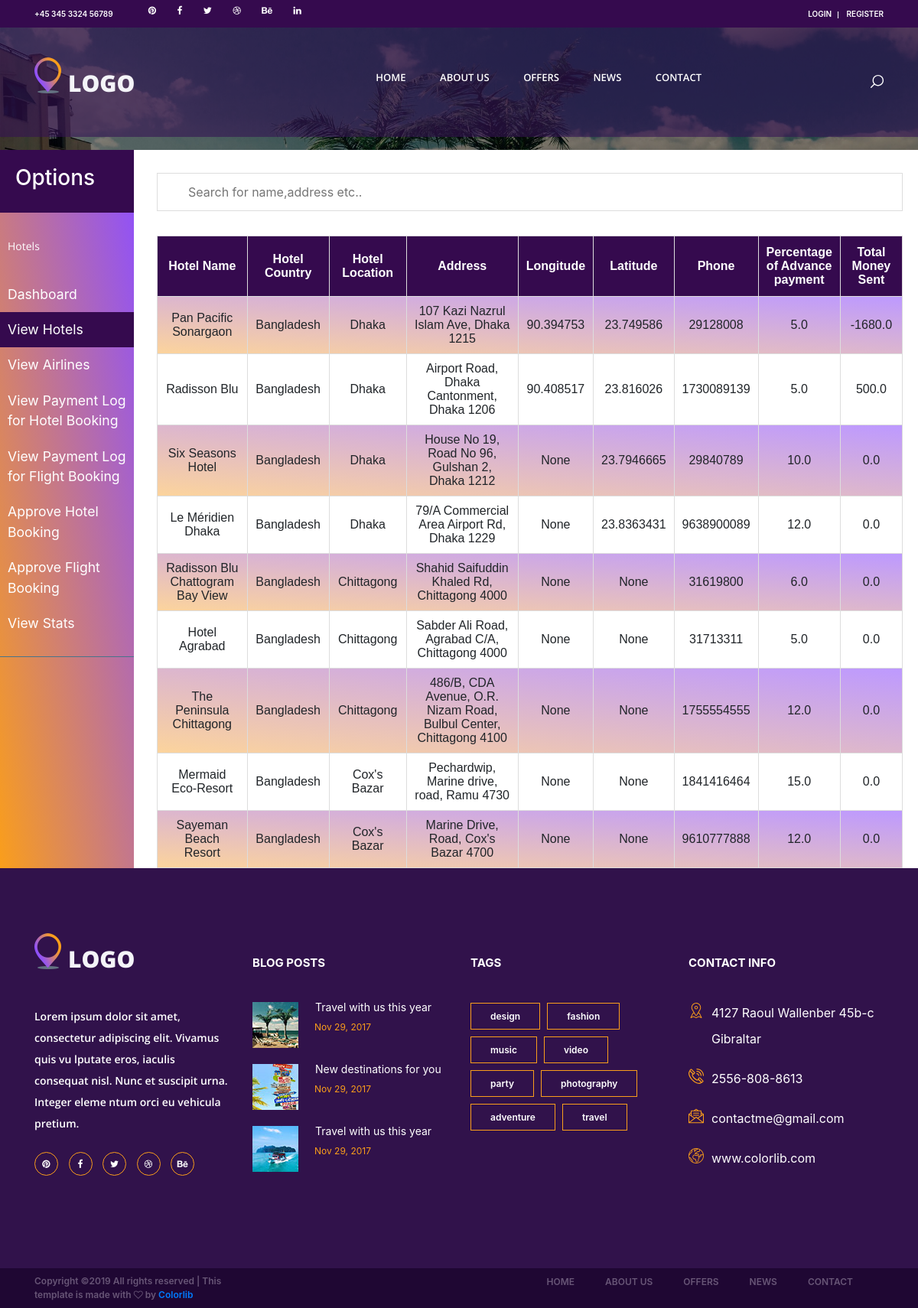
The app's page /viewHotels, older data.
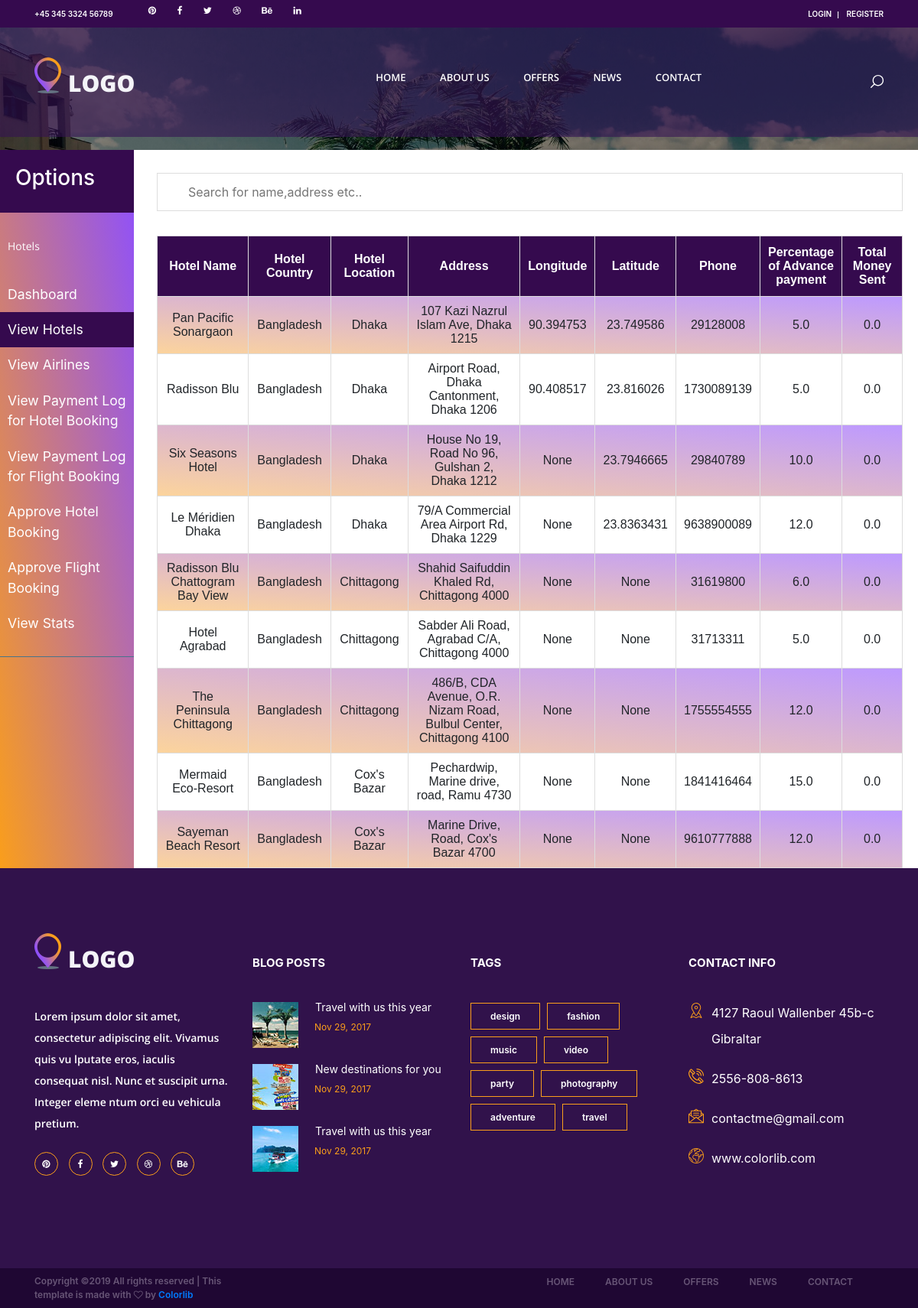
The same page, newer data.
### database/models.py (models this page shows, shortened)
class Hotel(models.Model):
    Hotel_Name = models.CharField(max_length=200)
    Hotel_Location = models.CharField(max_length=500)
    Hotel_Country = models.CharField(max_length=500, null=True)
    TotalSentMoney = models.FloatField()
    Percentage = models.FloatField()
    CompanyAdmin = models.ForeignKey(User, on_delete=models.CASCADE, null=True)
    Description = models.TextField(null=True)
    Address = models.CharField(max_length=200, null=True)
    Phone = models.PositiveIntegerField(null=True)
    Latitude = models.FloatField(null=True)
    Longitude = models.FloatField(null=True)

### siteadmin/views.py (the view)
# urls.py: path('viewHotels', views.viewHotels, name='HotelList'),
def viewHotels(request):
    cursor = connection.cursor()
    cursor.execute(
        "select Hotel_Name,Hotel_Location,Hotel_Country,Address,Phone,TotalSentMoney,Percentage,Latitude,Longitude"
        " from database_hotel")
    data = namedtuplefetchall(cursor)
    return render(request, "siteadmin/AdminHotels.html", {'data': data})

### siteadmin/views.py (called while the page is built)
def namedtuplefetchall(cursor):
    desc = cursor.description
    nt_result = namedtuple('Result', [col[0] for col in desc])
    return [nt_result(*row) for row in cursor.fetchall()]

### HotelFlight/templates/siteadmin/AdminHotels.html (shortened to what the changed rows need)
{% extends "search/base.html" %}
{% load static %}
{% load url_replace %}
{% load url_get %}
{% load widget_tweaks %}
{% block css %}
<link rel="stylesheet" type="text/css" href="{% static 'search/styles/bootstrap4/bootstrap.min.css' %}">
<link href="{% static 'search/plugins/font-awesome-4.7.0/css/font-awesome.min.css' %}" rel="stylesheet"
      type="text/css">
<link rel="stylesheet" type="text/css" href="{% static 'search/styles/search.css' %}">
<link rel="stylesheet" type="text/css" href="{% static 'search/styles/single_listing_styles.css' %}">
<link rel="stylesheet" type="text/css" href="{% static 'search/styles/responsive.css' %}">
<link rel="stylesheet" type="text/css" href="{% static 'gijgo/js/gijgo.min.css' %}">
<link rel="stylesheet" type="text/css" href="{% static 'adminpanel/sidebar.css' %}">
<link rel="stylesheet" href="https://maxcdn.bootstrapcdn.com/bootstrap/4.0.0/css/bootstrap.min.css"
>
{% endblock css %}
{% block content %}
<div class="offers">
    <div class="">
        <div class="row">
            <div class="col-lg-10" style="padding-right: 35px;padding-top:30px;">
                <div class="rooms" style="margin-top: 20px;">
                    <table id="hotelTable" width="100%">
                        <tr align="center">
                            <th onclick="sortTable(0,false)">
                                Hotel Name
                            </th>
                            <th onclick="sortTable(1,false)">
                                Hotel Country
                            </th>
                            <th onclick="sortTable(2,false)">
                                Hotel Location
                            </th>
                            <th onclick="sortTable(3,false)" width="15%">
                                Address
                            </th>
                            <th onclick="sortTable(4,true)">
                                Longitude
                            </th>
                            <th onclick="sortTable(5,true)">
                                Latitude
                            </th>
                            <th onclick="sortTable(6,false)" width="10%">
                                Phone
                            </th>
                            <th onclick="sortTable(7,true)" width="10%">
                                Percentage of Advance payment
                            </th>
                            <th onclick="sortTable(8,true)">
                                Total Money Sent
                            </th>
                        </tr>
                        {% for datum in data %}
                        <tr align="center">
                            <td>
                                {{ datum.Hotel_Name }}
                            </td>
                            <td>
                                {{ datum.Hotel_Country }}
                            </td>
                            <td>
                                {{ datum.Hotel_Location }}
                            </td>
                            <td>
                                {{ datum.Address }}
                            </td>
                            <td>
                                {{ datum.Longitude }}
                            </td>
                            <td>
                                {{ datum.Latitude }}
                            </td>
                            <td>
                                {{ datum.Phone }}
                            </td>
                            <td>
                                {{ datum.Percentage }}
                            </td>
                            <td>
                                {{ datum.TotalSentMoney }}
                            </td>
                        </tr>
                        {% endfor %}
                    </table>
                </div>
            </div>
        </div>
    </div>
</div>
</div>
{% endblock content %}

Row changes from the older to the newer data that the page shows:
changed Hotel "Pan Pacific Sonargaon": TotalSentMoney "-1680.0" → "0.0"
changed Hotel "Radisson Blu": TotalSentMoney "500.0" → "0.0"
